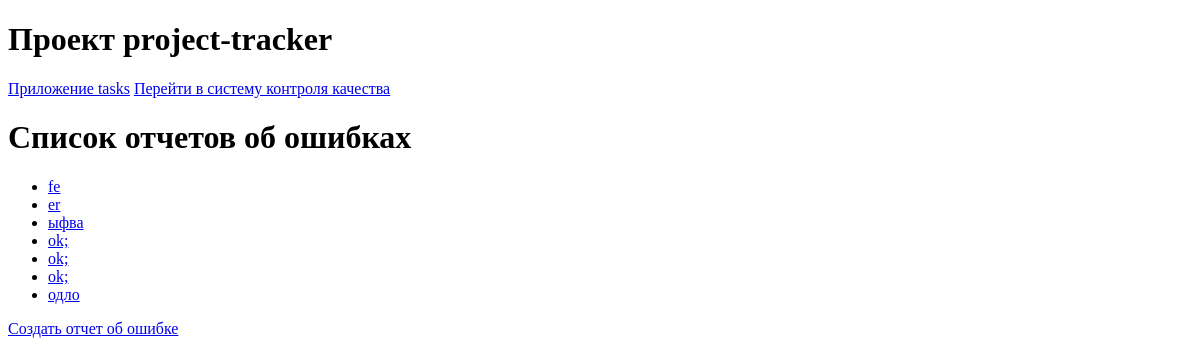
The app's page /quality_control/bugs/, older data.
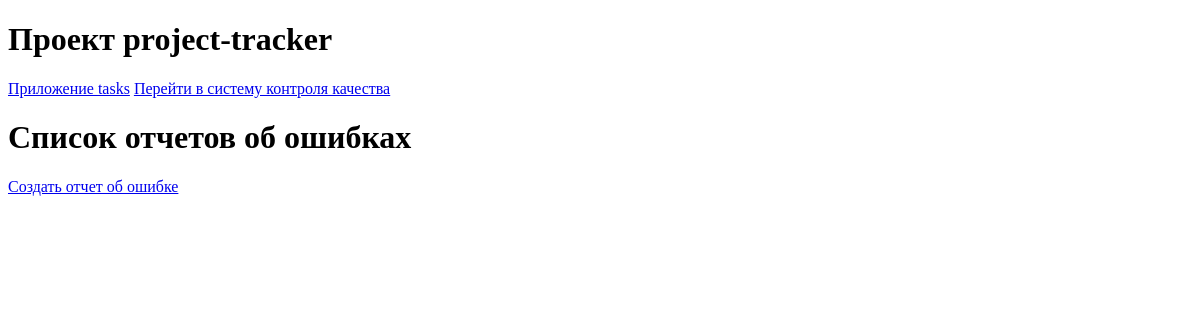
The same page, newer data.
### quality_control/models.py (models this page shows, shortened)
class BugReport(models.Model):
    STATUS_CHOICES = [('New', 'Новая'), ('In_progress', 'В работе'), ('Completed', 'Завершена')]
    title = models.CharField(max_length=255)
    description = models.TextField()
    project = models.ForeignKey(Project, on_delete=models.CASCADE)
    task = models.ForeignKey(Task, on_delete=models.SET_NULL, null=True)
    status = models.CharField(max_length=50, choices=STATUS_CHOICES, default='New')
    priority = models.IntegerField(choices=((1, 'Low'), (2, 'Medium'), (3, 'High'), (4, 'Critical')))
    created_at = models.DateTimeField(auto_now_add=True)
    updated_at = models.DateTimeField(auto_now=True)

### quality_control/views.py (the view)
# urls.py: path('bugs/', views.bug_list, name='bug_list'),
def bug_list(request):
    bugs = BugReport.objects.all()
    return render(request, 'quality_control/bug_list.html', {'bugs': bugs})

### quality_control/templates/quality_control/bug_list.html
{% extends 'base/base.html' %}
{% block content %}
    <h1>Список отчетов об ошибках</h1>
    <ul>
        {% for bug in bugs %}
            <li><a href="{% url 'quality_control:bug_detail' bug.id %}">{{ bug.title }}</a></li>
        {% endfor %}
    </ul>
    <a href="{% url 'quality_control:bug_report_create' %}">Создать отчет об ошибке</a>
{% endblock %}

### templates/base/base.html (shortened to what this page needs)
<!DOCTYPE html>
<html lang="en">
<head>
</head>
<body>
    <header>
      <h1>Проект project-tracker</h1>
    </header>
    {% include 'base/nav.html' %}
    <main>
        {% block content %}{% endblock %}
    </main>
</body>
</html>

### templates/base/nav.html
<nav>
    <a href="{% url 'tasks:index' %}">Приложение tasks</a>
    <a href="{% url 'quality_control:index' %}">Перейти в систему контроля качества</a>
</nav>

Row changes from the older to the newer data that the page shows:
removed BugReport: title "fe"
removed BugReport: title "er"
removed BugReport: title "ыфва"
removed BugReport: title "ok;"
removed BugReport: title "ok;"
removed BugReport: title "ok;"
removed BugReport: title "одло"
